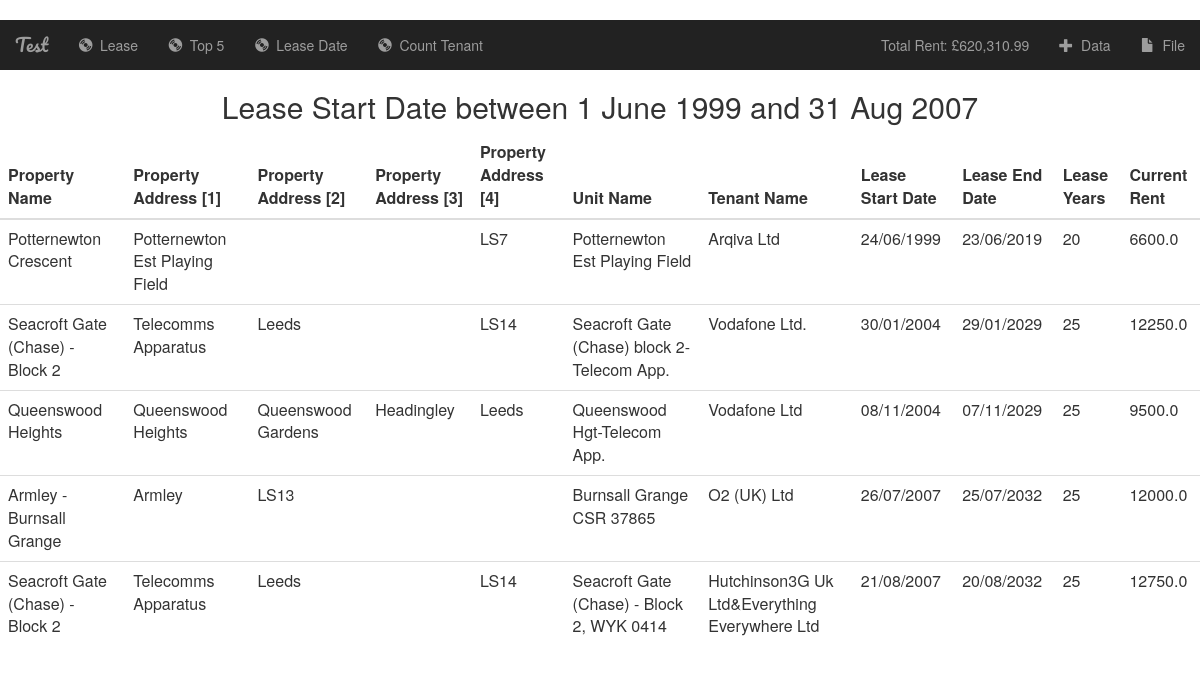
Page /lease on the committed database.
### gov/models.py (models this page shows, shortened)
class Data(models.Model):
    property_name = models.CharField(default="",max_length=1000, blank=False)
    property_address1 = models.CharField(default="",max_length=1000, blank=True)
    property_address2 = models.CharField(default="",max_length=1000, blank=True)
    property_address3 = models.CharField(default="",max_length=1000, blank=True)
    property_address4 = models.CharField(default="",max_length=1000, blank=True)
    unit_name = models.CharField(default="",max_length=1000,blank=False)
    tenant_name = models.CharField(default="",max_length=1000,blank=False)
    lease_start_date = models.DateField(default=datetime.date.today,blank=True)
    lease_end_date = models.DateField(default=datetime.date.today,blank=True)
    lease_years = models.IntegerField(default=0,blank=True)
    current_rent = models.FloatField(default=0.0,blank=True)

### gov/views.py (the view)
# urls.py: path('lease', views.LeaseDateView.as_view(), name='lease'), # get data between two dates
class LeaseDateView(generic.ListView):
    template_name = 'gov/lease_date.html'
    context_object_name = 'all_data'
    def get_queryset(self):
        format = '%d-%b-%y' # data format
        start_date = datetime.strptime("01-Jun-99", format) # start date
        end_date = datetime.strptime("31-Aug-07", format) # end date
        return [Data.objects.filter(lease_start_date__range=(start_date, end_date)), # query data between
                Data.objects.aggregate(Sum('current_rent'))] # query sum rent

### gov/templates/gov/lease_date.html
{% extends 'gov/base.html' %}
{% block body %}
<center><h2>Lease Start Date between 1 June 1999 and 31 Aug 2007</h2></center>
<table class="table table-hover">
    <thead>
        <tr>
            <th>Property Name</th>
            <th>Property Address [1]</th>
            <th>Property Address [2]</th>
            <th>Property Address [3]</th>
            <th>Property Address [4]</th>
            <th>Unit Name</th>
            <th>Tenant Name</th>
            <th>Lease Start Date</th>
            <th>Lease End Date</th>
            <th>Lease Years</th>
            <th>Current Rent</th>
        </tr>
    </thead>
    <tbody>
        {% for data in all_data.0 %}
        <tr>
            <td>{{ data.property_name }}</td>
            <td>{{ data.property_address1 }}</td>
            <td>{{ data.property_address2 }}</td>
            <td>{{ data.property_address3 }}</td>
            <td>{{ data.property_address4 }}</td>
            <td>{{ data.unit_name }}</td>
            <td>{{ data.tenant_name }}</td>
            <td>{{ data.lease_start_date | date:"d/m/Y" }}</td>
            <td>{{ data.lease_end_date | date:"d/m/Y"}}</td>
            <td>{{ data.lease_years }}</td>
            <td>{{ data.current_rent }}</td>
        </tr>
        {% endfor %}
    </tbody>
</table>
{% endblock %}

### rows in the picture
Data: property_name "Potternewton Crescent", property_address1 "Potternewton Est Playing Field", property_address4 "LS7", unit_name "Potternewton Est Playing Field", tenant_name "Arqiva Ltd", lease_start_date "24/06/1999", lease_end_date "23/06/2019", lease_years "20", current_rent "6600.0"
Data: property_name "Seacroft Gate (Chase) - Block 2", property_address1 "Telecomms Apparatus", property_address2 "Leeds", property_address4 "LS14", unit_name "Seacroft Gate (Chase) block 2-Telecom App.", tenant_name "Vodafone Ltd.", lease_start_date "30/01/2004", lease_end_date "29/01/2029", lease_years "25", current_rent "12250.0"
Data: property_name "Queenswood Heights", property_address1 "Queenswood Heights", property_address2 "Queenswood Gardens", property_address3 "Headingley", property_address4 "Leeds", unit_name "Queenswood Hgt-Telecom App.", tenant_name "Vodafone Ltd", lease_start_date "08/11/2004", lease_end_date "07/11/2029", lease_years "25", current_rent "9500.0"
Data: property_name "Armley - Burnsall Grange", property_address1 "Armley", property_address2 "LS13", unit_name "Burnsall Grange CSR 37865", tenant_name "O2 (UK) Ltd", lease_start_date "26/07/2007", lease_end_date "25/07/2032", lease_years "25", current_rent "12000.0"
Data: property_name "Seacroft Gate (Chase) - Block 2", property_address1 "Telecomms Apparatus", property_address2 "Leeds", property_address4 "LS14", unit_name "Seacroft Gate (Chase) - Block 2, WYK 0414", tenant_name "Hutchinson3G Uk Ltd&Everything Everywhere Ltd", lease_start_date "21/08/2007", lease_end_date "20/08/2032", lease_years "25", current_rent "12750.0"

### other values in the picture
{{ all_data.1.current_rent__sum | intcomma }} "620,310.99"
